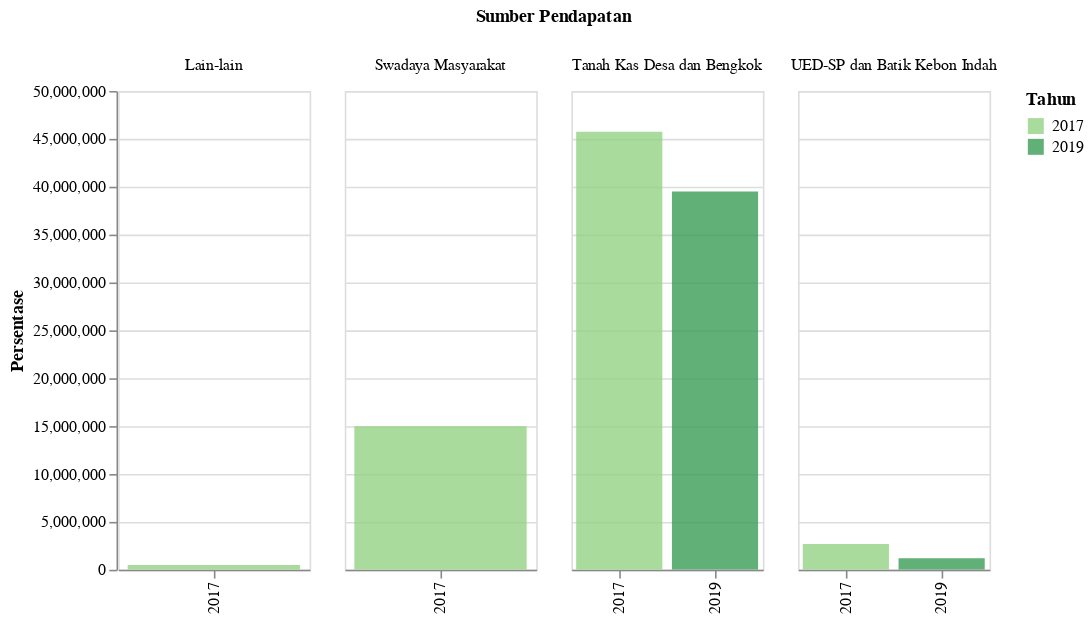

Notebook cell for this chart:
### Markdown cell above
<h2>Sumber Pendapatan Asli Desa</h2>

### Code cell
df_1s = data2('Sumber Pendapatan Asli Desa')
df_1s = df_1s.dropna()
df_1s['Jumlah'] = 'Rp ' + round((df_1s['N'].astype(float)/1000000),1).astype(str) + ' Juta'
plot1s = plot_3(df_1s,'Persentase','Sumber Pendapatan',120)
plot1s

### Figure 1 — Vega-Lite specification as saved in the notebook (floating-point values rounded to 4 significant figures)
{"config": {"view": {"continuousWidth": 400, "continuousHeight": 300}}, "data": {"name": "data-8c09fd469877cdb03ecaaf99fba9331a"}, "mark": {"type": "bar", "opacity": 0.8}, "encoding": {"color": {"condition": {"type": "nominal", "field": "Tahun", "scale": {"scheme": "yellowgreen"}, "selection": "selector001"}, "value": "lightgray"}, "column": {"type": "nominal", "field": "Keterangan", "title": "Sumber Pendapatan"}, "tooltip": [{"type": "quantitative", "field": "Tahun"}, {"type": "nominal", "field": "Keterangan"}, {"type": "nominal", "field": "Jumlah"}, {"type": "nominal", "field": "Satuan"}], "x": {"type": "ordinal", "field": "Tahun", "title": ""}, "y": {"type": "quantitative", "axis": {"tickMinStep": 1}, "field": "N", "title": "Persentase"}}, "resolve": {"scale": {"x": "independent"}}, "selection": {"selector001": {"type": "single", "encodings": ["y", "color"]}, "selector013": {"type": "interval", "bind": "scales", "encodings": ["x", "y"]}}, "width": 120, "$schema": "https://vega.github.io/schema/vega-lite/v4.8.1.json", "datasets": {"data-8c09fd469877cdb03ecaaf99fba9331a": [{"Tahun": 2017, "Kode": 5, "Data": "Keuangan dan Pendapatan Desa", "Kode Kategori": 5.2, "Kategori": "Sumber Pendapatan Asli Desa", "Keterangan": "Tanah Kas Desa dan Bengkok", "N": 45750000.0, "Satuan": "Rupiah", "Jumlah": "Rp 45.8 Juta"}, {"Tahun": 2017, "Kode": 5, "Data": "Keuangan dan Pendapatan Desa", "Kode Kategori": 5.2, "Kategori": "Sumber Pendapatan Asli Desa", "Keterangan": "UED-SP dan Batik Kebon Indah", "N": 2700000.0, "Satuan": "Rupiah", "Jumlah": "Rp 2.7 Juta"}, {"Tahun": 2017, "Kode": 5, "Data": "Keuangan dan Pendapatan Desa", "Kode Kategori": 5.2, "Kategori": "Sumber Pendapatan Asli Desa", "Keterangan": "Swadaya Masyarakat", "N": 15000000.0, "Satuan": "Rupiah", "Jumlah": "Rp 15.0 Juta"}, {"Tahun": 2017, "Kode": 5, "Data": "Keuangan dan Pendapatan Desa", "Kode Kategori": 5.2, "Kategori": "Sumber Pendapatan Asli Desa", "Keterangan": "Lain-lain", "N": 500000.0, "Satuan": "Rupiah", "Jumlah": "Rp 0.5 Juta"}, {"Tahun": 2019, "Kode": 5, "Data": "Keuangan dan Pendapatan Desa", "Kode Kategori": 5.2, "Kategori": "Sumber Pendapatan Asli Desa", "Keterangan": "Tanah Kas Desa dan Bengkok", "N": 39500000.0, "Satuan": "Rupiah", "Jumlah": "Rp 39.5 Juta"}, {"Tahun": 2019, "Kode": 5, "Data": "Keuangan dan Pendapatan Desa", "Kode Kategori": 5.2, "Kategori": "Sumber Pendapatan Asli Desa", "Keterangan": "UED-SP dan Batik Kebon Indah", "N": 1200000.0, "Satuan": "Rupiah", "Jumlah": "Rp 1.2 Juta"}]}}
